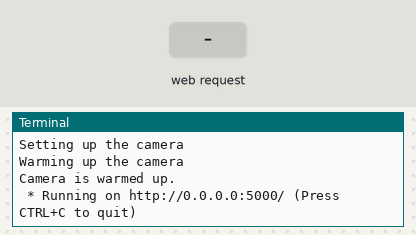
The program below on a simulated Raspberry Pi (BCM pin numbers). Shown: the last lines printed to the terminal. Inputs (shaded band) come from the test bench. The clock reads 2024-03-15 10:24:30 at power-on unless the program sets it; the camera gives no picture and a still takes 0.5 s; web requests get an empty 200 reply after 0.4 s.

Above: at 3.2 s.
3.3 s: HTTP request for / received
At 4.3 s:
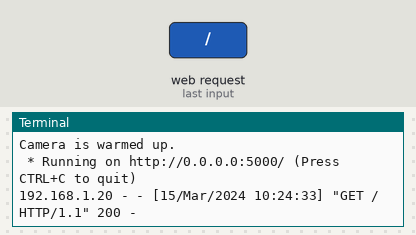
4.8 s: HTTP request for /img received
At 6.2 s:
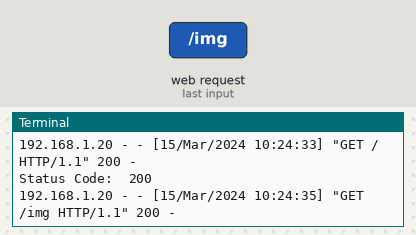

Measured:
- after the input at 3.3 s, the terminal: prints a new line at once (image 1)
- after the input at 4.8 s, the terminal: prints a new line after 0.90 s (image 2)

The program:

server.py
```python
#!/usr/bin/python

from flask import Flask
from io import BytesIO
from picamera import PiCamera

import datetime
import requests
import time

# Create an in-memory stream
print('Raspberry Pi laundry camera started')
stream = BytesIO()

# Setup the camera
# Rotate 90 degrees
# ROI is 0.6, 0.22, 0.2, 0.2
print('Setting up the camera')
camera = PiCamera()
camera.resolution = (1280, 1024)
camera.rotation = 90
camera.zoom = (0.4, 0.05, 0.4, 0.5)

# Camera warm-up time?
print('Warming up the camera')
camera.start_preview()
time.sleep(2)
print('Camera is warmed up.')

app = Flask(__name__)

@app.route('/', methods=['GET'])
def index():
    return "The time is " + str(datetime.datetime.now())

@app.route('/img', methods=['GET'])
def img():
    camera.capture(stream, 'jpeg')
    # Send the image to the back end
    statusCode = 0
    try:
        res = requests.post(url='http://envy5:8888/img',
            data=stream.getvalue(),
            headers={'Content-Type': 'image/jpeg'})
        statusCode = res.status_code
    finally:
        print('Status Code: ', statusCode)
    # Reset the stream
    stream.seek(0)
    stream.truncate()
    return "Image Sent"

# Can't run with debug because with reloader it tries to connect to camera twice
if __name__ == '__main__':
    app.run(debug=False, host='0.0.0.0')
```
